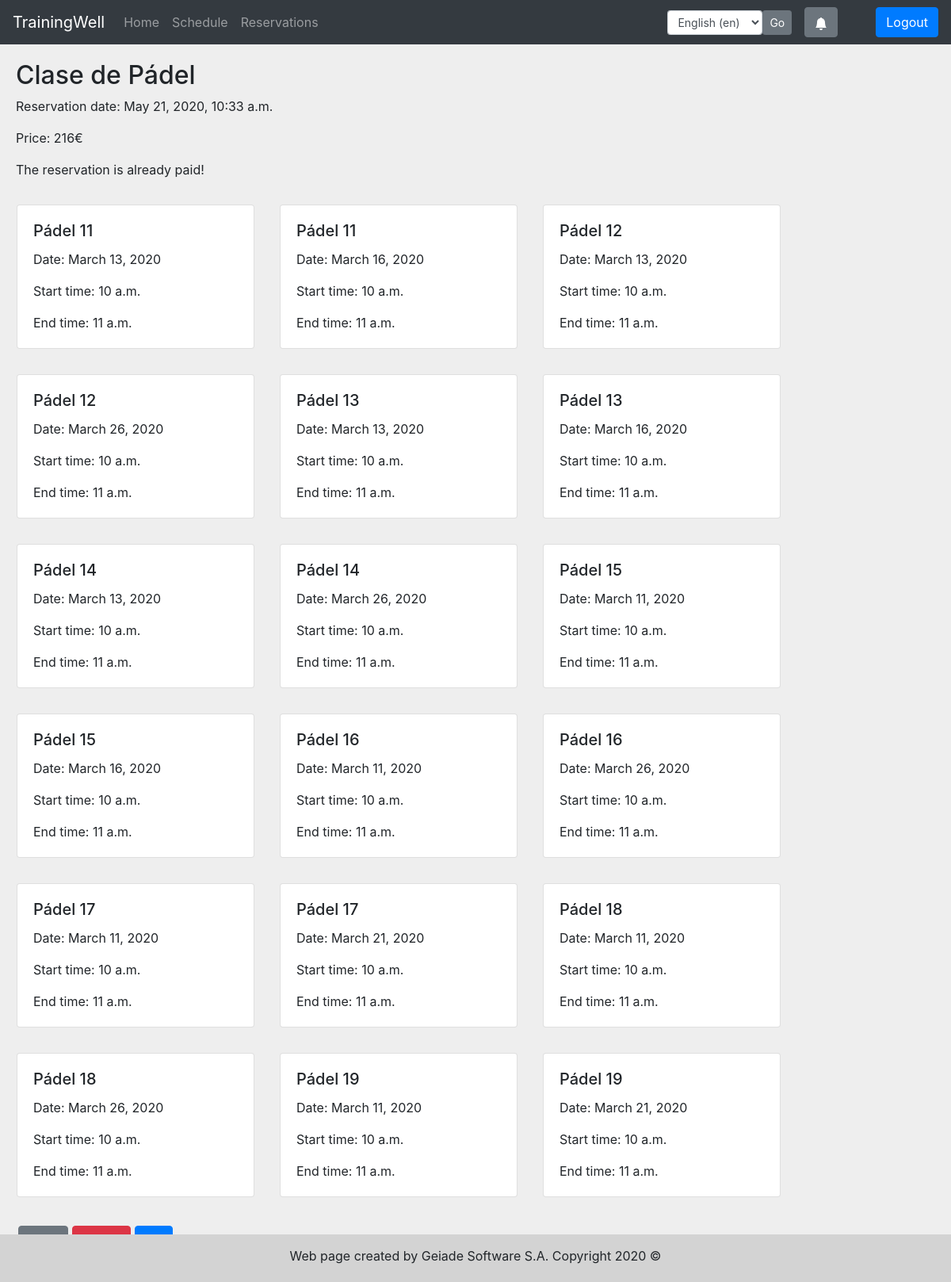
The app's page /en/events/reservation/44/ (signed in) with its own data.
### eventApp/models.py (models this page shows, shortened)
class Reservation(models.Model):
    PAID = 'P'
    UNPAID = 'U'
    CANCELTOREFUND = 'CTR'
    CANCELANDREFUND = 'CR'
    CANCELOUTTIME = 'COT'
    CANCEL = 'C'
    STATUS = ((PAID, 'Paid'), (UNPAID, 'Unpaid'), (CANCELTOREFUND, 'Canceled, waiting refund'),
              (CANCELANDREFUND, 'Canceled and refunded'), (CANCELOUTTIME, 'Canceled out of time'), (CANCEL, 'Canceled'))
    status = models.CharField(max_length=100, choices=STATUS)
    event_name = models.CharField(max_length=100)
    user = models.ForeignKey(settings.AUTH_USER_MODEL, on_delete=models.PROTECT)
    reservation_date = models.DateTimeField(auto_now_add=True)
    price = models.IntegerField()
    is_paid = models.BooleanField(default=False)
    last_update = models.DateTimeField()
    modified_by = models.ForeignKey(settings.AUTH_USER_MODEL, null=True, on_delete=models.SET_NULL, related_name="modifier")
    is_deleted = models.BooleanField(default=False)

class Timeblock(models.Model):
    reservation = models.ForeignKey(Reservation, on_delete=models.CASCADE)
    space = models.ForeignKey(Space, on_delete=models.SET(get_timeblock_space('self').__str__()))
    start_time = models.DateTimeField()
    end_time = models.DateTimeField()
    class Meta:
        ordering = ['start_time']

### eventApp/views.py (the view)
# urls.py: path('reservation/<int:obj_id>/', reservation_detail, name='reservation_detail'),
@decorators.get_if_creator(Reservation)
def reservation_detail(request, instance):
    tbck = Timeblock.objects.filter(reservation=instance)
    context = {'reservation': instance, 'timeblocks': aggregate_timeblocks(list(tbck))}
    return render(request, 'eventApp/reservation_detail.html', context)

### eventApp/models.py (called while the page is built)
    def __str__(self):
        return u'%s' % self.kind_of_field

    def __str__(self):
        return u"%s %d" % (self.field, self.id)

### eventApp/templatetags/template_tags.py (called while the page is built)
@register.filter(name='has_group')
def has_group(user, group_name):
    return user.groups.filter(name=group_name).exists()

### eventApp/views.py (called while the page is built)
def notification_context_processor(request):
    return {
        'notifications': Notification.objects.filter(
            user=request.user,
            is_deleted=False
        )} if request.user.is_authenticated else {}

def aggregate_timeblocks(timeblocks):
    agg_list = []
    agg = {}
    timeblocks.sort(key=lambda tb: tb.space.id)
    for timeblock in timeblocks:
        if len(agg.keys()) != 0:
            if str(timeblock.space) == agg['space'] and timeblock.start_time == agg['end_time']:
                agg['end_time'] = agg['end_time'] + settings.RESERVATION_GRANULARITY
                continue
            agg_list.append(agg)
        agg = {
            'start_time': timeblock.start_time,
            'end_time': timeblock.start_time + settings.RESERVATION_GRANULARITY,
            'space': str(timeblock.space)
        }
    if len(agg.keys()) != 0:
        agg_list.append(agg)  # Store last agg
    return agg_list

### templates/eventApp/reservation_detail.html (shortened to what this page needs)
{% extends 'base.html' %}
{% load i18n %}
{% block content %}
    <div class="reservation-detail">
        <div class="reservation">
         <div class="card-body">
            <h2>{{ reservation.event_name }}</h2>
            <p>{% trans 'Reservation date' %}: {{ reservation.reservation_date }}</p>
            <p>{% trans 'Price' %}:  {{ reservation.price }}€</p>
            {% if  reservation.is_paid %}
                <p>{% trans 'The reservation is already paid' %}!</p>
            {% else %}
               <p>{% trans 'The reservation has not been paid yet' %}.</p>
            {% endif %}
            <div class="card-deck">
                {% for tb in timeblocks %}
                    <div class="card m-3" style="min-width: 300px; max-width: 300px;">
                        <div class="card-body">
                            <h5 class="card-title">{{ tb.space }}</h5>
                            <p class="card-text">{% trans 'Date' %}: {{ tb.start_time|date:"DATE_FORMAT" }}</p>
                            <p class="card-text">{% trans 'Start time' %}: {{ tb.start_time|time:"TIME_FORMAT" }}</p>
                            <p class="card-text">{% trans 'End time' %}: {{ tb.end_time|time:"TIME_FORMAT" }}</p>
                        </div>
                    </div>
                {% empty %}
                    <p class="ml-5 mt-2">{% trans 'No spaces reserved' %}</p>
                {% endfor %}
            </div>
         </div>
        </div>
    </div>
    <div class="row ml-2">
        <div class="col">
            <a type="button" role="button" class="btn btn-secondary" href="{% url 'reservations' %}">{% trans 'Back' %}</a>
            <button type="button" class="btn btn-primary btn-danger" data-toggle="modal" data-target="#exampleModal">
            </button>
            <a type="button" role="button" class="btn btn-primary" href={% url 'reservation_bill' obj_id=reservation.id %}>{% trans 'Bill' %}</a>
        </div>
    </div>
{% endblock %}

### static/CSS/base.css (style rules this page uses)
body { background-color: #eeeeee; }

### records on screen
Reservation: event_name "Clase de Pádel", reservation_date "May 21, 2020, 10:33 a.m.", price "216"
Timeblock: start_time "March 13, 2020", start_time "10 a.m."
Timeblock: start_time "March 16, 2020", start_time "10 a.m."
Timeblock: start_time "March 13, 2020", start_time "10 a.m."
Timeblock: start_time "March 26, 2020", start_time "10 a.m."
Timeblock: start_time "March 13, 2020", start_time "10 a.m."
Timeblock: start_time "March 16, 2020", start_time "10 a.m."
Timeblock: start_time "March 13, 2020", start_time "10 a.m."
Timeblock: start_time "March 26, 2020", start_time "10 a.m."
Timeblock: start_time "March 11, 2020", start_time "10 a.m."
Timeblock: start_time "March 16, 2020", start_time "10 a.m."
Timeblock: start_time "March 11, 2020", start_time "10 a.m."
Timeblock: start_time "March 26, 2020", start_time "10 a.m."
Timeblock: start_time "March 11, 2020", start_time "10 a.m."
Timeblock: start_time "March 21, 2020", start_time "10 a.m."
Timeblock: start_time "March 11, 2020", start_time "10 a.m."
Timeblock: start_time "March 26, 2020", start_time "10 a.m."
Timeblock: start_time "March 11, 2020", start_time "10 a.m."
Timeblock: start_time "March 21, 2020", start_time "10 a.m."

### other values on screen
{{ tb.space }} "Pádel 11" "Pádel 11" "Pádel 12" "Pádel 12" "Pádel 13" "Pádel 13" "Pádel 14" "Pádel 14" "Pádel 15" "Pádel 15" "Pádel 16" "Pádel 16" "Pádel 17" "Pádel 17" "Pádel 18" "Pádel 18" "Pádel 19" "Pádel 19"
{{ tb.end_time|time:"TIME_FORMAT" }} "11 a.m." "11 a.m." "11 a.m." "11 a.m." "11 a.m." "11 a.m." "11 a.m." "11 a.m." "11 a.m." "11 a.m." "11 a.m." "11 a.m." "11 a.m." "11 a.m." "11 a.m." "11 a.m." "11 a.m." "11 a.m."
form field language "English (en)"
